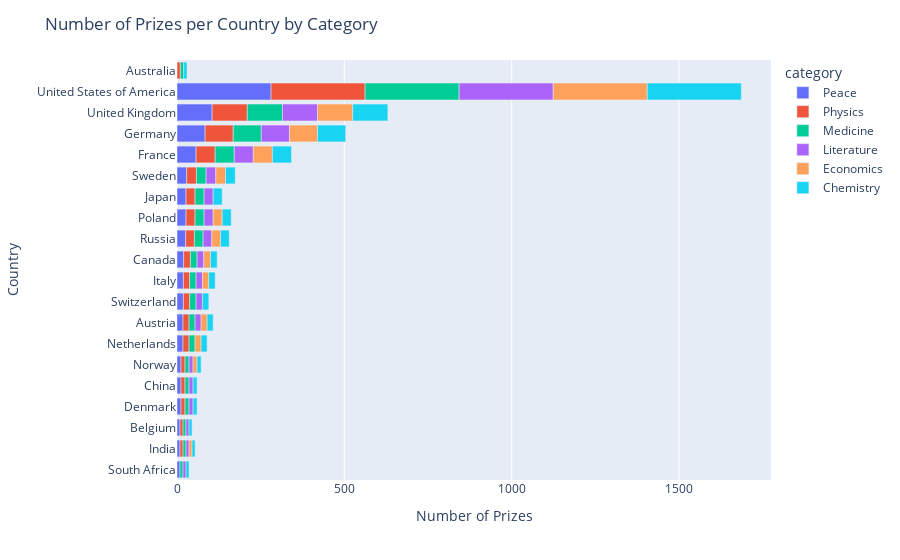

The cell this chart's notebook holds for it:
### Code cell
# finally commence the graph
h_country_c_bar = px.bar(
    data_frame=top_countries_by_cat,
    x='total_prize',
    y='birth_country_current',
    orientation='h',
    color='category'
)

h_country_c_bar.update_layout(
    xaxis_title='Number of Prizes',
    yaxis_title='Country',
    title='Number of Prizes per Country by Category'
)

h_country_c_bar.show()

### Figure 1 — Plotly figure (JSON) as saved in the notebook; plotly's stock layout.template omitted (floating-point values rounded to 4 significant figures)
{"data": [{"alignmentgroup": "True", "hovertemplate": "category=Peace<br>total_prize=%{x}<br>birth_country_current=%{y}<extra></extra>", "legendgroup": "Peace", "marker": {"color": "#636efa", "pattern": {"shape": ""}}, "name": "Peace", "offsetgroup": "Peace", "orientation": "h", "showlegend": true, "textposition": "auto", "type": "bar", "x": [9, 9, 9, 12, 12, 12, 18, 18, 19, 19, 20, 26, 27, 27, 29, 57, 84, 105, 281], "xaxis": "x", "y": ["South Africa", "India", "Belgium", "Denmark", "China", "Norway", "Netherlands", "Austria", "Switzerland", "Italy", "Canada", "Russia", "Poland", "Japan", "Sweden", "France", "Germany", "United Kingdom", "United States of America"], "yaxis": "y"}, {"alignmentgroup": "True", "hovertemplate": "category=Physics<br>total_prize=%{x}<br>birth_country_current=%{y}<extra></extra>", "legendgroup": "Physics", "marker": {"color": "#EF553B", "pattern": {"shape": ""}}, "name": "Physics", "offsetgroup": "Physics", "orientation": "h", "showlegend": true, "textposition": "auto", "type": "bar", "x": [9, 9, 10, 12, 12, 12, 18, 18, 19, 19, 20, 26, 27, 27, 29, 57, 84, 105, 281], "xaxis": "x", "y": ["India", "Belgium", "Australia", "Denmark", "Norway", "China", "Netherlands", "Austria", "Switzerland", "Italy", "Canada", "Russia", "Poland", "Japan", "Sweden", "France", "Germany", "United Kingdom", "United States of America"], "yaxis": "y"}, {"alignmentgroup": "True", "hovertemplate": "category=Medicine<br>total_prize=%{x}<br>birth_country_current=%{y}<extra></extra>", "legendgroup": "Medicine", "marker": {"color": "#00cc96", "pattern": {"shape": ""}}, "name": "Medicine", "offsetgroup": "Medicine", "orientation": "h", "showlegend": true, "textposition": "auto", "type": "bar", "x": [9, 9, 9, 10, 12, 12, 12, 18, 18, 19, 19, 20, 26, 27, 27, 29, 57, 84, 105, 281], "xaxis": "x", "y": ["India", "Belgium", "South Africa", "Australia", "Denmark", "China", "Norway", "Netherlands", "Austria", "Switzerland", "Italy", "Canada", "Russia", "Poland", "Japan", "Sweden", "France", "Germany", "United Kingdom", "United States of America"], "yaxis": "y"}, {"alignmentgroup": "True", "hovertemplate": "category=Literature<br>total_prize=%{x}<br>birth_country_current=%{y}<extra></extra>", "legendgroup": "Literature", "marker": {"color": "#ab63fa", "pattern": {"shape": ""}}, "name": "Literature", "offsetgroup": "Literature", "orientation": "h", "showlegend": true, "textposition": "auto", "type": "bar", "x": [9, 9, 9, 12, 12, 12, 18, 19, 19, 20, 26, 27, 27, 29, 57, 84, 105, 281], "xaxis": "x", "y": ["India", "South Africa", "Belgium", "Norway", "Denmark", "China", "Austria", "Switzerland", "Italy", "Canada", "Russia", "Poland", "Japan", "Sweden", "France", "Germany", "United Kingdom", "United States of America"], "yaxis": "y"}, {"alignmentgroup": "True", "hovertemplate": "category=Economics<br>total_prize=%{x}<br>birth_country_current=%{y}<extra></extra>", "legendgroup": "Economics", "marker": {"color": "#FFA15A", "pattern": {"shape": ""}}, "name": "Economics", "offsetgroup": "Economics", "orientation": "h", "showlegend": true, "textposition": "auto", "type": "bar", "x": [9, 12, 18, 18, 19, 20, 26, 27, 29, 57, 84, 105, 281], "xaxis": "x", "y": ["India", "Norway", "Austria", "Netherlands", "Italy", "Canada", "Russia", "Poland", "Sweden", "France", "Germany", "United Kingdom", "United States of America"], "yaxis": "y"}, {"alignmentgroup": "True", "hovertemplate": "category=Chemistry<br>total_prize=%{x}<br>birth_country_current=%{y}<extra></extra>", "legendgroup": "Chemistry", "marker": {"color": "#19d3f3", "pattern": {"shape": ""}}, "name": "Chemistry", "offsetgroup": "Chemistry", "orientation": "h", "showlegend": true, "textposition": "auto", "type": "bar", "x": [9, 9, 9, 10, 12, 12, 12, 18, 18, 19, 19, 20, 26, 27, 27, 29, 57, 84, 105, 281], "xaxis": "x", "y": ["India", "South Africa", "Belgium", "Australia", "Denmark", "China", "Norway", "Austria", "Netherlands", "Switzerland", "Italy", "Canada", "Russia", "Japan", "Poland", "Sweden", "France", "Germany", "United Kingdom", "United States of America"], "yaxis": "y"}], "layout": {"barmode": "relative", "legend": {"title": {"text": "category"}, "tracegroupgap": 0}, "margin": {"t": 60}, "title": {"text": "Number of Prizes per Country by Category"}, "xaxis": {"anchor": "y", "domain": [0, 1], "title": {"text": "Number of Prizes"}}, "yaxis": {"anchor": "x", "domain": [0, 1], "title": {"text": "Country"}}}}
